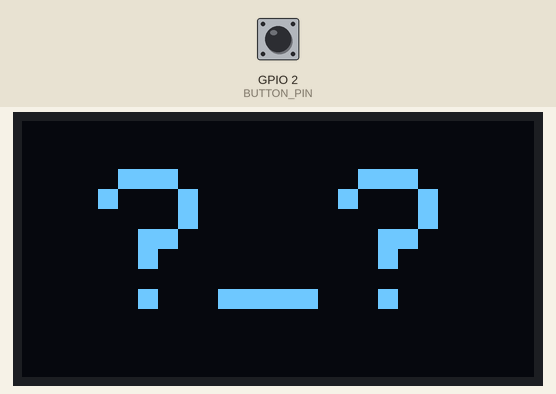
Simulated run of this sketch. Board: ESP8266 (NodeMCU). Parts: 128×64 one-colour display. The inputs (shaded band) are chosen by the test bench; at power-on: GPIO 2 (BUTTON_PIN) HIGH. WiFi joins after 1.5 s; servers stay silent unless stated; the local clock reads 2024-03-15 10:24:30 at power-on unless the sketch sets it; what the sketch prints to the serial monitor is not drawn.

Above: at 0.1 s.
At 1.6 s:
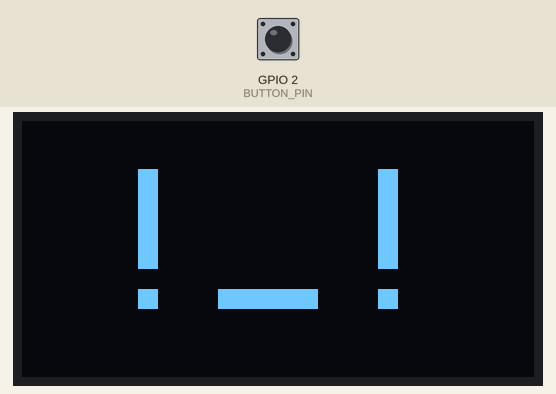
At 2.7 s:
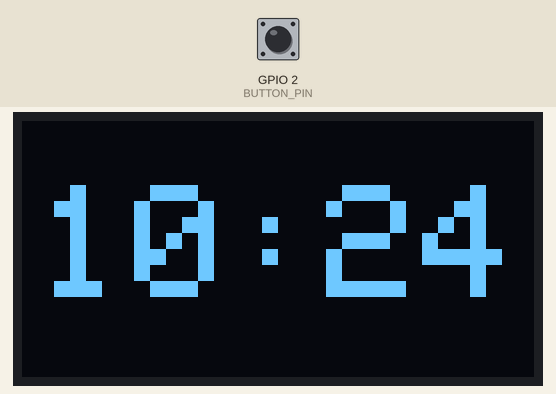
At 30.4 s:
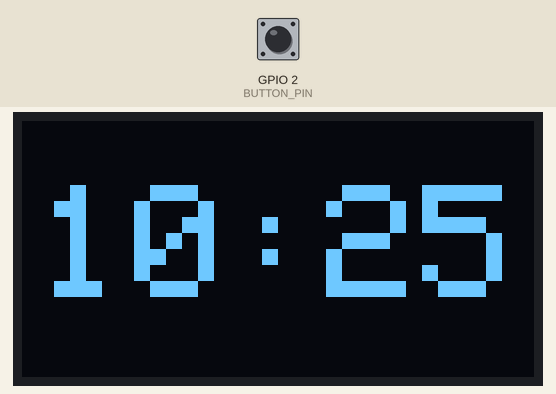
At 90.9 s:
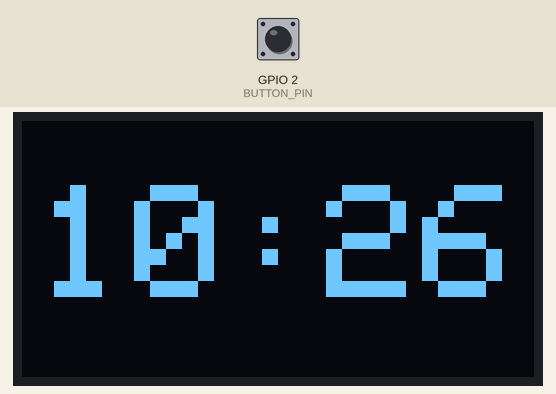

Measured:
- what the display in image 1 shows lasts 1.0 s, from 1.6 s to 2.6 s
- what the display in image 2 shows lasts 27.7 s, from 2.6 s to 30.3 s
- what the display in image 3 shows lasts 60.6 s, from 30.3 s to 90.9 s

The sketch:

code.ino
```cpp
#include <Wire.h>
#include <Adafruit_GFX.h>
#include <Adafruit_SSD1306.h>
#include <RTClib.h>
#include <ESP8266WiFi.h>
#include <ESP8266HTTPClient.h>
#include <ArduinoJson.h>

#define SCREEN_WIDTH 128
#define SCREEN_HEIGHT 64
#define BUTTON_PIN 2
Adafruit_SSD1306 display(SCREEN_WIDTH, SCREEN_HEIGHT, &Wire, -1);
RTC_DS3231 rtc;
DateTime now;

//Wi-Fi credentials
const char* ssid = "";
const char* password = "";

//API key
const String apiKey = "";
const String timeServer = "http://api.timezonedb.com/v2.1/get-time-zone?key=" + apiKey + "";

bool buttonPressed = false;
unsigned long lastUpdate = 0;
const unsigned long updateInterval = 60000;

void setup() {
  Serial.begin(115200);
  if (!display.begin(SSD1306_SWITCHCAPVCC, 0x3C)) {
    Serial.println(F("SSD1306 allocation failed"));
    for (;;);
  }
  display.clearDisplay();
  display.setTextSize(1);
  display.setTextColor(WHITE);
  if (!rtc.begin()) {
    Serial.println("Couldn't find RTC");
    while (1);
  }
  if (rtc.lostPower()) {
    Serial.println("RTC lost power, setting time!");
    rtc.adjust(DateTime(F(__DATE__), F(__TIME__)));
  }
  pinMode(BUTTON_PIN, INPUT_PULLUP);
  connectToWiFi();
}

void loop() {
  now = rtc.now();
  displayTime(now);
  if (digitalRead(BUTTON_PIN) == LOW && !buttonPressed && WiFi.status() == WL_CONNECTED) {
    buttonPressed = true;
    unsigned long currentTime = millis();
    if (currentTime - lastUpdate >= updateInterval) {
      updateTimeFromCloud();
      lastUpdate = currentTime;
      display.clearDisplay();
      display.setTextSize(6);
      int xPos = (SCREEN_WIDTH - 36 * 2) / 2;
      int yPos = (SCREEN_HEIGHT - 48) / 2;
      display.setCursor(xPos, yPos);
      display.print(":D");
      display.display();
      delay(1000);
    }
  }
  if (digitalRead(BUTTON_PIN) == HIGH) buttonPressed = false;
  delay(1000);
}

void displayTime(DateTime currentTime) {
  display.clearDisplay();
  int hour = currentTime.hour();
  String period = "AM";
  if (hour == 0) hour = 12;
  else if (hour == 12) period = "PM";
  else if (hour > 12) {
    hour -= 12;
    period = "PM";
  }
  display.setTextSize(4);
  int xPos = (SCREEN_WIDTH - (24 * 5)) / 2;
  int yPos = (SCREEN_HEIGHT - 32) / 2;
  display.setCursor(xPos, yPos);
  display.printf("%02d:%02d", hour, currentTime.minute());
  if (period == "PM") display.fillCircle(SCREEN_WIDTH - 5, SCREEN_HEIGHT - 5, 2, WHITE);
  display.display();
}

void updateTimeFromCloud() {
  if (WiFi.status() == WL_CONNECTED) {
    WiFiClient client;
    HTTPClient http;
    http.begin(client, timeServer);
    int httpCode = http.GET();
    if (httpCode > 0) {
      String payload = http.getString();
      Serial.println(payload);
      DynamicJsonDocument doc(1024);
      deserializeJson(doc, payload);
      const char* formattedTime = doc["formatted"];
      Serial.println(formattedTime);
      int year, month, day, hour, minute, second;
      sscanf(formattedTime, "%4d-%2d-%2d %2d:%2d:%2d", &year, &month, &day, &hour, &minute, &second);
      rtc.adjust(DateTime(year, month, day, hour, minute, second));
      Serial.println("RTC time updated from cloud");
    } else Serial.println("Failed to fetch time from the server");
    http.end();
  } else Serial.println("Not connected to WiFi");
}

void connectToWiFi() {
  display.clearDisplay();
  display.setTextSize(5);
  display.setTextColor(WHITE);
  int xPos = (SCREEN_WIDTH - (30 * 3)) / 2;
  int yPos = (SCREEN_HEIGHT - 40) / 2;
  display.setCursor(xPos, yPos);
  display.println("?_?");
  display.display();
  WiFi.begin(ssid, password);
  while (WiFi.status() != WL_CONNECTED) {
    delay(500);
    Serial.print(".");
  }
  Serial.println("Connected to WiFi");
  display.clearDisplay();
  xPos = (SCREEN_WIDTH - (30 * 3)) / 2;
  yPos = (SCREEN_HEIGHT - 40) / 2;
  display.setCursor(xPos, yPos);
  display.println("!_!");
  display.display();
  delay(1000);
}
```
